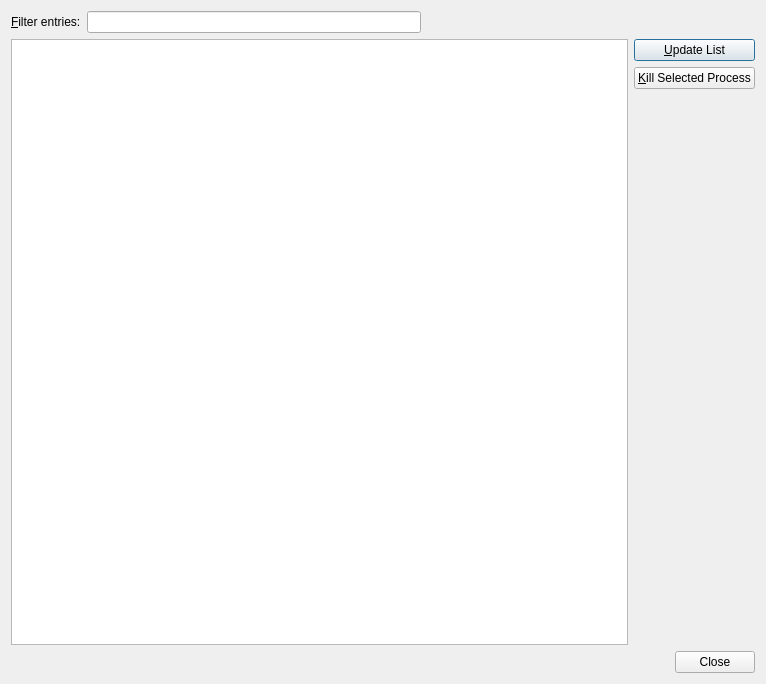
<?xml version="1.0" encoding="UTF-8"?>
<ui version="4.0">
 <class>ProjectExplorer::Internal::DeviceProcessesDialog</class>
 <widget class="QDialog" name="ProjectExplorer::Internal::DeviceProcessesDialog">
  <property name="geometry">
   <rect>
    <x>0</x>
    <y>0</y>
    <width>766</width>
    <height>684</height>
   </rect>
  </property>
  <property name="windowTitle">
   <string>List of Remote Processes</string>
  </property>
  <layout class="QVBoxLayout" name="verticalLayout_2">
   <item>
    <layout class="QHBoxLayout" name="horizontalLayout_2">
     <item>
      <widget class="QLabel" name="filterLabel">
       <property name="text">
        <string>&amp;Filter entries:</string>
       </property>
       <property name="buddy">
        <cstring>processFilterLineEdit</cstring>
       </property>
      </widget>
     </item>
     <item>
      <widget class="QLineEdit" name="processFilterLineEdit"/>
     </item>
     <item>
      <spacer name="horizontalSpacer">
       <property name="orientation">
        <enum>Qt::Horizontal</enum>
       </property>
       <property name="sizeHint" stdset="0">
        <size>
         <width>40</width>
         <height>20</height>
        </size>
       </property>
      </spacer>
     </item>
    </layout>
   </item>
   <item>
    <layout class="QHBoxLayout" name="horizontalLayout">
     <item>
      <widget class="QTreeView" name="treeView"/>
     </item>
     <item>
      <layout class="QVBoxLayout" name="verticalLayout">
       <item>
        <widget class="QPushButton" name="updateListButton">
         <property name="text">
          <string>&amp;Update List</string>
         </property>
        </widget>
       </item>
       <item>
        <widget class="QPushButton" name="killProcessButton">
         <property name="text">
          <string>&amp;Kill Selected Process</string>
         </property>
        </widget>
       </item>
       <item>
        <spacer name="verticalSpacer">
         <property name="orientation">
          <enum>Qt::Vertical</enum>
         </property>
         <property name="sizeHint" stdset="0">
          <size>
           <width>20</width>
           <height>40</height>
          </size>
         </property>
        </spacer>
       </item>
      </layout>
     </item>
    </layout>
   </item>
   <item>
    <widget class="QDialogButtonBox" name="buttonBox">
     <property name="orientation">
      <enum>Qt::Horizontal</enum>
     </property>
     <property name="standardButtons">
      <set>QDialogButtonBox::Close</set>
     </property>
    </widget>
   </item>
  </layout>
 </widget>
 <resources/>
 <connections>
  <connection>
   <sender>buttonBox</sender>
   <signal>accepted()</signal>
   <receiver>ProjectExplorer::Internal::DeviceProcessesDialog</receiver>
   <slot>accept()</slot>
   <hints>
    <hint type="sourcelabel">
     <x>257</x>
     <y>290</y>
    </hint>
    <hint type="destinationlabel">
     <x>157</x>
     <y>274</y>
    </hint>
   </hints>
  </connection>
  <connection>
   <sender>buttonBox</sender>
   <signal>rejected()</signal>
   <receiver>ProjectExplorer::Internal::DeviceProcessesDialog</receiver>
   <slot>reject()</slot>
   <hints>
    <hint type="sourcelabel">
     <x>316</x>
     <y>260</y>
    </hint>
    <hint type="destinationlabel">
     <x>286</x>
     <y>274</y>
    </hint>
   </hints>
  </connection>
 </connections>
</ui>
